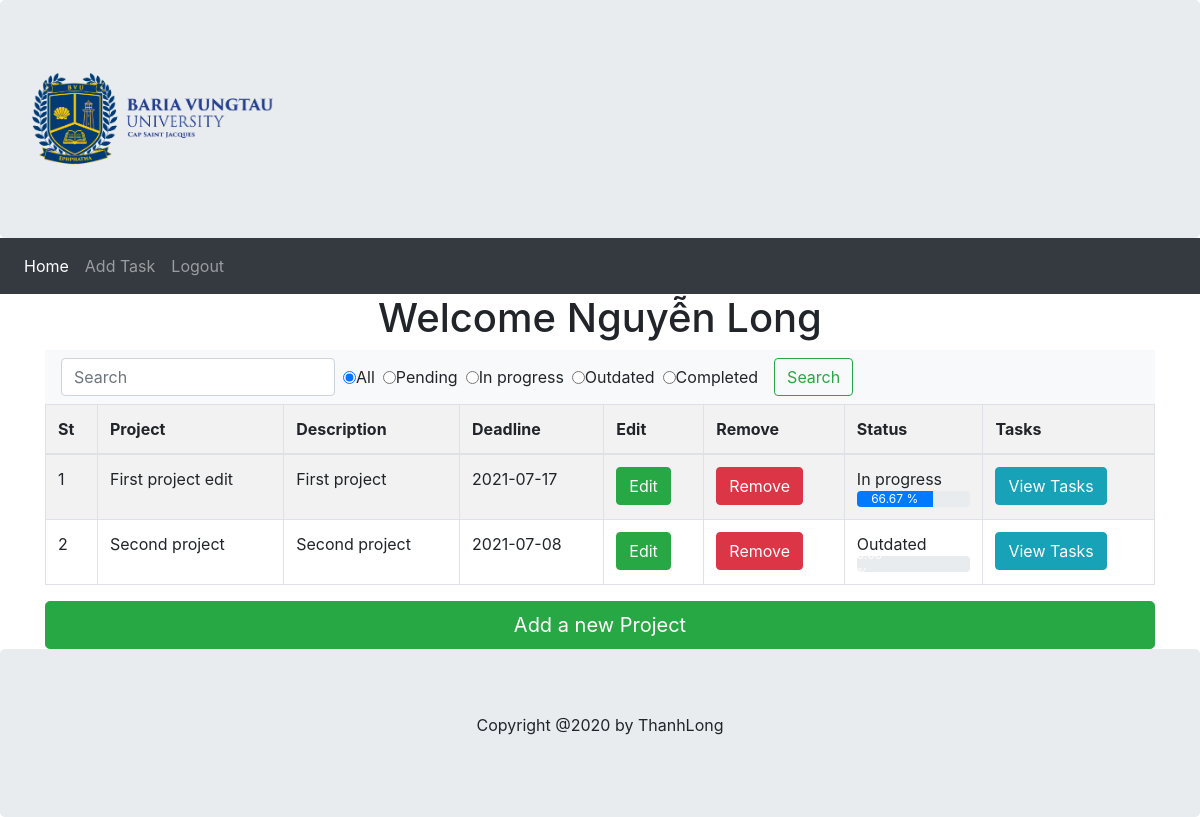
Page /userHome (signed in) on the committed database.
### models.py (models this page shows, shortened)
class User(db.Model):
    user_id = db.Column(db.Integer, Sequence('user_id_seq'), primary_key=True)
    first_name = db.Column(db.String(64), index=True, nullable=False)
    last_name = db.Column(db.String(64), index=True, nullable=False)
    email = db.Column(db.String(120), index=True, unique=True, nullable=False)
    password_hash = db.Column(db.String(128), nullable=False)
    project = relationship('Project', back_populates='user')

class Status(db.Model):
    status_id = db.Column(db.Integer, Sequence('status_id_seq'), primary_key = True)
    desc = db.Column(db.String(255), nullable = False)
    tasks = db.relationship('Task', back_populates = 'status')
    project = db.relationship('Project', back_populates = 'status')

class Project(db.Model):
    __searchable__ = ['name']
    project_id = db.Column(db.Integer, Sequence('project_id_seq'), primary_key=True)
    name = db.Column(db.String(255), nullable=False)
    desc = db.Column(db.String(255), nullable=True)
    deadline = db.Column(db.DateTime ,nullable=False, default=datetime.utcnow())
    user_id = db.Column(db.Integer, ForeignKey('user.user_id'))
    user = db.relationship('User', back_populates = 'project')
    status_id = db.Column(db.Integer, ForeignKey('status.status_id'))
    status = db.relationship('Status', back_populates = 'project')
    tasks = db.relationship('Task', back_populates = 'project')

### main.py (the view)
@app.route('/userHome', methods=['GET', 'POST'])
def userHome():
    _user_id = session.get('user')
    priority_query = models.Priority.query.all()
    status_query = models.Status.query.all()
    if len(priority_query) == 0:
        priorities = ['1st', '2nd', '3rd', '4th']
        for item in priorities:
            priority = models.Priority(description = item)
            db.session.add(priority)
            db.session.commit()
    if len(status_query) == 0:
        statuses = ['Pending', 'In progress', 'Outdated', 'Completed']
        for item in statuses:
            status = models.Status(desc = item)
            db.session.add(status)
            db.session.commit()
    if _user_id:
        priorities = models.Priority.query.all()
        user = db.session.query(models.User).filter_by(user_id=_user_id).first()
        projects = db.session.query(models.Project).filter_by(user_id = _user_id).all()
        for project in projects:
            tasks = db.session.query(models.Task).filter_by(project_id = project.project_id).all()
            pendingTasks = db.session.query(models.Task).filter_by(project_id = project.project_id, status_id = 1).all()
            progressTasks = db.session.query(models.Task).filter_by(project_id = project.project_id, status_id = 2).all()
            completedTasks = db.session.query(models.Task).filter_by(project_id = project.project_id, status_id = 4).all()
            statuses = db.session.query(models.Status).all()
            if project.deadline.date() < datetime.datetime.now().date():
                project.status_id = 3
                db.session.commit()
            if tasks:
                if len(pendingTasks) == len(tasks):
                    project.status_id = 1
                    db.session.commit()
                elif len(progressTasks) > 0:
                    project.status_id = 2
                    db.session.commit()
                elif len(completedTasks) == len(tasks):
                    project.status_id = 4
                    db.session.commit()
                elif completedTasks and pendingTasks:
                    project.status_id = 2
        return render_template('userhome.html', user = user, priorities = priorities, projects =projects, statuses = statuses)
    else:
        return redirect('/')

### templates/userhome.html (shortened to what this page needs)
{% extends 'base.html' %}
{% block content %}
<div class="container" xmlns="http://www.w3.org/1999/html">
        <div class="jumpotron text-center">
            <h1>Welcome {{ user.first_name}} {{user.last_name}}</h1>
        </div>
        <nav class="navbar navbar-light bg-light">
           <form class="form-inline" action="{{url_for('searchProject')}}" method="POST">
            <input class="form-control mr-sm-2" type="search" placeholder="Search" aria-label="Search" name="name">
            <div class="btn-group btn-group-toggle" data-toggle="buttons">
                  <label class="mr-2">
                    <input type="radio" name="options" id="0" autocomplete="off" value="0" checked>All</input>
                </label>
                {% for status in statuses %}
                  <label class="mr-2">
                    <input type="radio" name="options" id="{{status.status_id}}" autocomplete="off" value="{{status.status_id}}" >{{status.desc}}</input>
                  </label>
                {% endfor %}
            </div>
            <button class="btn btn-outline-success mx-2 my-2 my-sm-0" type="submit">Search</button>
          </form>
        </nav>
        {% if user.project %}
            <table class="table table-striped table-bordered table-hover">
                <thread>
                     <tr>
                        <th scope="col">St</th>
                         <th scope="col">Project</th>
                         <th scope="col">Description</th>
                         <th scope="col">Deadline</th>
                         <th scope="col">Edit</th>
                         <th scope="col">Remove</th>
                         <th scope="col">Status</th>
                         <th scope="col">Tasks</th>
                    </tr>
                </thread>
                <tbody>
                    {% for project in projects %}
                        <tr>
                             <td>{{loop.index}}</td>
                        <td>{{project.name}}</td>
                        <td>{{project.desc}}</td>
                        <td>{{project.deadline.date()}}</td>
                        <td>
                            <form action="/editProject" method="post">
                                 <input type="submit" class ='btn btn-success' value="Edit">
                             </form>
                        </td>
                        <td>
                            <form action="/removeProject" method="post">
                                 <input type="submit" class ='btn btn-danger' value="Remove">
                             </form>
                        </td>
                            <td>
                                {{project.status.desc}}
                                {% set taskDone = namespace(value=0) %}
                                {% for task in project.tasks %}
                                    {% if task.status_id == 4 %}
                                        {% set taskDone.value = taskDone.value + 1 %}
                                    {% endif %}
                                {% endfor %}
                                {% if project.tasks %}
                                    {% set progress = (taskDone.value / project.tasks|count) * 100 %}
                                {% else %}
                                    {% set progress = 0 %}
                                {% endif %}
                                <div class="progress">
                                    <div class="progress-bar" role="progressbar" style="width: {{progress}}%;" aria-valuenow="{{progress}}" aria-valuemin="0" aria-valuemax="100">{{ '%0.2f' % progress|float }} %</div>
                                </div>
                            </td>
                        <td>
                            <a href="{{url_for('tasks', id=project.project_id)}}" class ='btn btn-info'>View Tasks</a>
                        </td>
                        </tr>
                {% endfor %}
                </tbody>
            </table>
        {% else %}
        <div class="alert alert-warning text-center">
            <h4>You dont have project in list!</h4>
        </div>
        {% endif %}
        <a class="btn-success btn-block btn btn-lg" href="{{url_for('addProject')}}">Add a new Project</a>
    </div>
{% endblock%}

### rows in the picture
User: first_name "Nguyễn", last_name "Long"
Status: desc "Pending"
Status: desc "In progress"
Status: desc "Outdated"
Status: desc "Completed"
Project: name "First project edit", desc "First project", deadline "2021-07-17", status.desc "In progress", {{ progress }} 66.66666666666666 (drawn), value "66.67"
Project: name "Second project", desc "Second project", deadline "2021-07-08", status.desc "Outdated"
